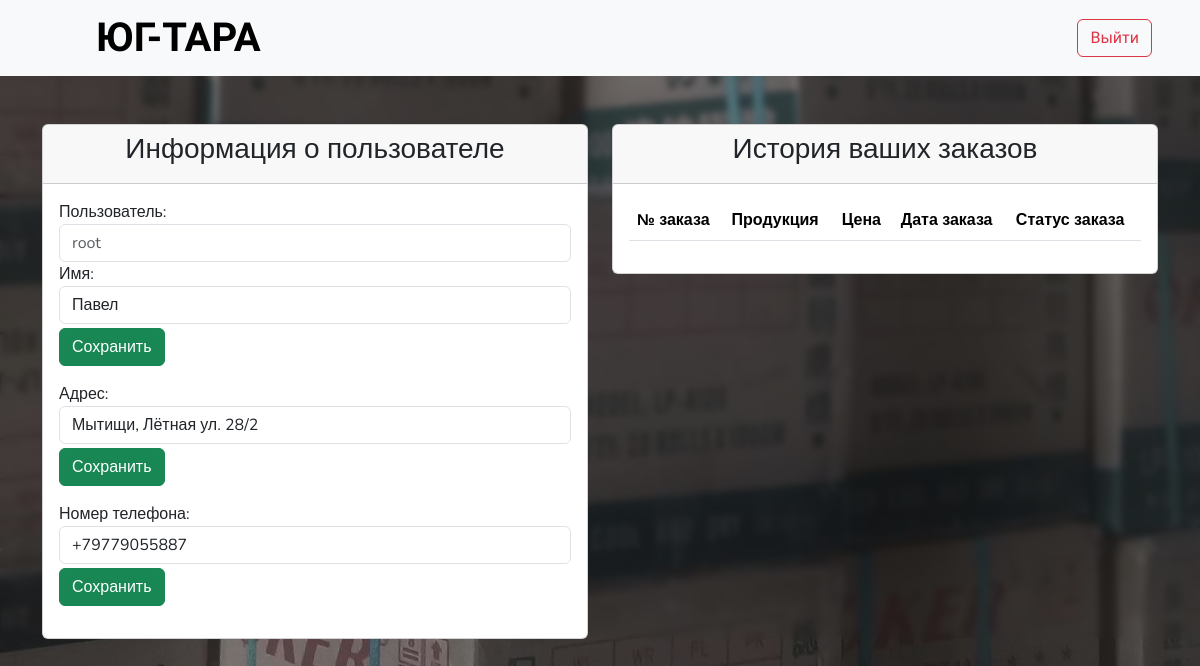
Page /dashboard (signed in) on the earlier database version.
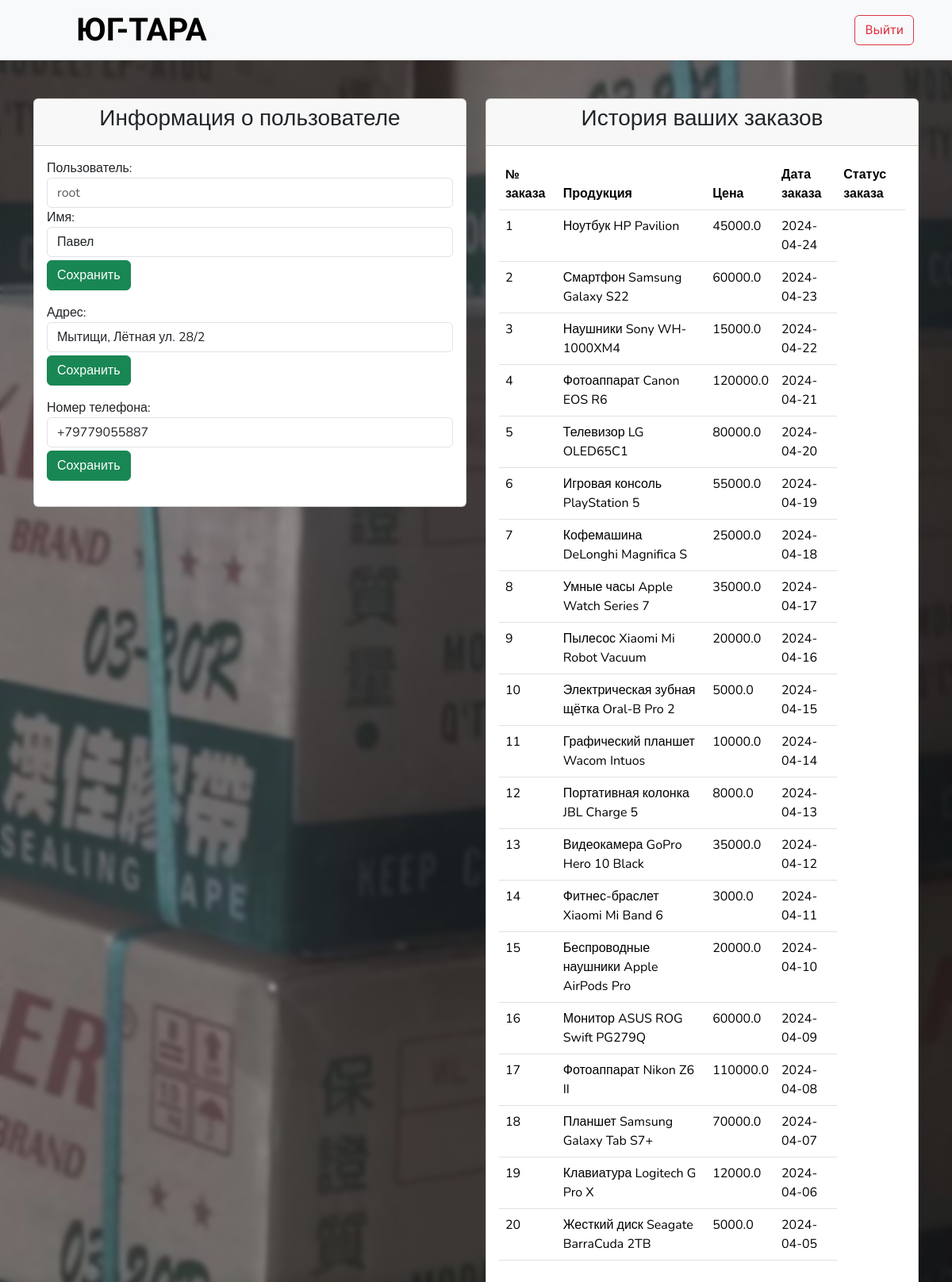
Same page on the later database version.
### main.py (models this page shows, shortened)
class User(db.Model):
    id = db.Column(db.Integer, primary_key=True)
    username = db.Column(db.String(50), unique=True, nullable=False)
    password_hash = db.Column(db.String(100), nullable=False)

class User_Information(db.Model):
    id = db.Column(db.Integer, primary_key=True)
    user_id = db.Column(db.Integer, db.ForeignKey('user.id'), nullable=False)
    name = db.Column(db.String(15))
    phone = db.Column(db.Text(30))
    address = db.Column(db.String(45))

class Purchase(db.Model):
    id = db.Column(db.Integer, primary_key=True)
    user_id = db.Column(db.Integer, db.ForeignKey('user.id'), nullable=False)
    product_name = db.Column(db.String(100), nullable=False)
    price = db.Column(db.Float, nullable=False)
    order_date = db.Column(db.Date)

### main.py (the view, shortened to what this page needs)
@app.route('/dashboard', methods=['GET', 'POST'])
@login_required
def dashboard():
    user_info = User_Information.query.filter_by(user_id=current_user.id).first()
    user_orders = Purchase.query.filter_by(user_id=current_user.id).all()
    return render_template('user_panel.html', user_info=user_info, user_orders=user_orders, title='Личный кабинет')

### main.py (called while the page is built)
@login_manager.user_loader
def load_user(user_id):
    return db.session.get(User, int(user_id))

### templates/user_panel.html (shortened to what this page needs)
{% extends 'base_template.html' %}
{% block imports %}
{%- block common_imports %}
<link href="https://cdn.jsdelivr.net/npm/bootstrap@5.3.2/dist/css/bootstrap.min.css" rel="stylesheet">
{%- endblock %}
{%- block user_imports %}
<link href="{{ url_for('static', filename='css/index_stylesheet.css') }}" rel="stylesheet">
{%- endblock %}
{% endblock %}
{% block content %}
{% block navigation %}
<nav class="navbar navbar-light bg-light px-5">
    <a href="{{ url_for('index') }}" class="d-flex align-items-center ms-5 link-body-emphasis text-decoration-none ">
        <p class="montserrat-alternates-extrabold fs-1 m-0 me-5">ЮГ-ТАРА</p>
    </a>
    <form class="form-inline my-2 my-lg-0 montserrat-alternates-extrabold">
        <a href="{{ url_for('logout') }}">
            <button class="btn btn-outline-danger my-2 my-sm-0" type="button">Выйти</button>
        </a>
    </form>
</nav>
{% endblock %}
{% block user_info %}
<div class="custom-container container mt-5">
    <div class="row">
        <div class="col-md-6 col-12">
            <div class="card">
                <div class="card-header">
                    <h3 class="text-center">Информация о пользователе</h3>
                </div>
                <div class="card-body">
                    <form method="post" action="{{ url_for('dashboard') }}">
                        <div class="form-group">
                            <label for="username">Пользователь:</label>
                            <input type="text" class="form-control" id="username" placeholder="{{ current_user.username }}" readonly>
                        </div>
                        <div class="form-group">
                            <label for="name">Имя:</label>
                            <input type="text" class="form-control" id="name" name="name" placeholder="Введите ваше имя" value="{{ user_info.name if user_info else '' }}" {% if not user_info %} readonly {% endif %}>
                            <button type="submit" class="btn btn-success mt-1 mb-3" {% if not user_info %} disabled {% endif %}>Сохранить</button>
                        </div>
                        <div class="form-group">
                            <label for="address">Адрес:</label>
                            <input type="text" class="form-control" id="address" name="address" placeholder="Введите ваш адрес" value="{{ user_info.address if user_info else '' }}" {% if not user_info %} readonly {% endif %}>
                            <button type="submit" class="btn btn-success mt-1 mb-3" {% if not user_info %} disabled {% endif %}>Сохранить</button>
                        </div>
                        <div class="form-group">
                            <label for="phone">Номер телефона:</label>
                            <input type="tel" class="form-control" id="phone" name="phone" placeholder="Введите номер телефона" value="{{ user_info.phone if user_info else '' }}" {% if not user_info %} readonly {% endif %}>
                            <button type="submit" class="btn btn-success mt-1 mb-3" {% if not user_info %} disabled {% endif %}>Сохранить</button>
                        </div>
                    </form>
                </div>
            </div>
        </div>
        {% endblock %}
        {% block order_history %}
        <div class="custom-container container col-md-6 col-12 fs-6">
            <div class="card">
                <div class="card-header">
                    <h3 class="text-center">История ваших заказов</h3>
                </div>
                <div class="card-body">
                    <table class="table">
                        <thead>
                            <tr>
                                <th>№ заказа</th>
                                <th>Продукция</th>
                                <th>Цена</th>
                                <th>Дата заказа</th>
                                <th>Статус заказа</th>
                            </tr>
                        </thead>
                        <tbody>
                            {% for order in user_orders %}
                            <tr>
                                <td class="fs-6">{{ order.id }}</td>
                                <td class="fs-6">{{ order.product_name }}</td>
                                <td class="fs-6">{{ order.price }}</td>
                                <td class="fs-6">{{ order.order_date }}</td>
                            </tr>
                            {% endfor %}
                        </tbody>
                    </table>
                </div>
            </div>
        </div>
        {% endblock %}
    </div>
</div>
{% endblock %}

### templates/base_template.html (shortened to what this page needs)
<!DOCTYPE html>
<html>
<head>
{% block imports %}{% endblock %}
</head>
<body>
{%- block content -%}{%- endblock -%}
</body>
</html>

### static/css/index_stylesheet.css (style rules this page uses)
body { font-family: 'Nunito', sans-serif; background-image: url("/static/images/container/background.jpg"); background-size: cover; background-repeat: no-repeat; background-position: center center; background-attachment: fixed; backdrop-filter: blur(3px); }
.montserrat-alternates-extrabold { font-family: "Montserrat Alternates", sans-serif; font-weight: 800; font-style: normal; }

Differences in the rows shown:
added Purchase: id "1", product_name "Ноутбук HP Pavilion", price "45000.0", order_date "2024-04-24"
added Purchase: id "2", product_name "Смартфон Samsung Galaxy S22", price "60000.0", order_date "2024-04-23"
added Purchase: id "3", product_name "Наушники Sony WH-1000XM4", price "15000.0", order_date "2024-04-22"
added Purchase: id "4", product_name "Фотоаппарат Canon EOS R6", price "120000.0", order_date "2024-04-21"
added Purchase: id "5", product_name "Телевизор LG OLED65C1", price "80000.0", order_date "2024-04-20"
added Purchase: id "6", product_name "Игровая консоль PlayStation 5", price "55000.0", order_date "2024-04-19"
added Purchase: id "7", product_name "Кофемашина DeLonghi Magnifica S", price "25000.0", order_date "2024-04-18"
added Purchase: id "8", product_name "Умные часы Apple Watch Series 7", price "35000.0", order_date "2024-04-17"
added Purchase: id "9", product_name "Пылесос Xiaomi Mi Robot Vacuum", price "20000.0", order_date "2024-04-16"
added Purchase: id "10", product_name "Электрическая зубная щётка Oral-B Pro 2", price "5000.0", order_date "2024-04-15"
added Purchase: id "11", product_name "Графический планшет Wacom Intuos", price "10000.0", order_date "2024-04-14"
added Purchase: id "12", product_name "Портативная колонка JBL Charge 5", price "8000.0", order_date "2024-04-13"
added Purchase: id "13", product_name "Видеокамера GoPro Hero 10 Black", price "35000.0", order_date "2024-04-12"
added Purchase: id "14", product_name "Фитнес-браслет Xiaomi Mi Band 6", price "3000.0", order_date "2024-04-11"
added Purchase: id "15", product_name "Беспроводные наушники Apple AirPods Pro", price "20000.0", order_date "2024-04-10"
added Purchase: id "16", product_name "Монитор ASUS ROG Swift PG279Q", price "60000.0", order_date "2024-04-09"
added Purchase: id "17", product_name "Фотоаппарат Nikon Z6 II", price "110000.0", order_date "2024-04-08"
added Purchase: id "18", product_name "Планшет Samsung Galaxy Tab S7+", price "70000.0", order_date "2024-04-07"
added Purchase: id "19", product_name "Клавиатура Logitech G Pro X", price "12000.0", order_date "2024-04-06"
added Purchase: id "20", product_name "Жесткий диск Seagate BarraCuda 2TB", price "5000.0", order_date "2024-04-05"
